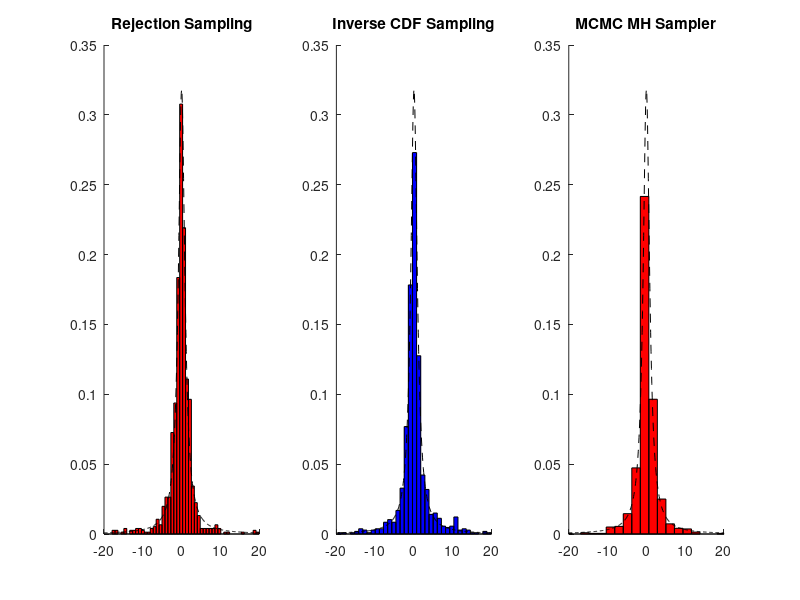

This figure's MATLAB source:
% Nima Ghorbani
% Machine Learing 2 - HW 4
% Goal: sampling from a cauchy distribution
clear all; clc; close all;
rng(100);

nsamples = 1000;

invCauchyCDF = @(x) tan(pi*(x-0.5));
CauchyCDF = @(y) (1/pi)*atan(y) + 0.5;
CauchyPDF = @(y) (1/pi)*(1./(1+y.^2));

%% Rejection sampling on the interval -20 and 20
figure(100);
subplot(131);hold on;title('Rejection Sampling');
samples = zeros(1,nsamples);
sIdx = 1;
while sIdx < nsamples
    xCurrent = -20 + 40*rand;
    if (rand/pi) <= CauchyPDF(xCurrent)
        samples(sIdx) = xCurrent;
        sIdx = sIdx + 1;
    end
end
[bincounts,bincenters] = hist(samples,50);
bincounts = bincounts/diff(bincenters(1:2))/nsamples;
bar(bincenters,bincounts,1,'r');
%histogram(samples,'Normalization','probability')

plot(-20:0.1:20,CauchyPDF(-20:0.1:20),'k--');% theoretical
xlim([-20,20]);
%% Inverse CDF sampling
subplot(132);hold on;title('Inverse CDF Sampling');
samples = rand(1,nsamples);
samples = arrayfun(invCauchyCDF,samples);

[bincounts,bincenters] = hist(samples,nsamples*2);
bincounts = bincounts/diff(bincenters(1:2))/nsamples;
bar(bincenters,bincounts,1,'b');

plot(-20:0.1:20,CauchyPDF(-20:0.1:20),'k--');% theoretical
xlim([-20,20]);
%% Metropolis-Hastings Sampler
subplot(133);hold on;title('MCMC MH Sampler')
proposalDist = @(x,m) (1/sqrt(2*pi))*exp(-0.5*(x-m)^2); % proposal distribution

numThin = 100; % thinning, to get independent samples
samples = zeros(1,nsamples);

for sIdx = 2:nsamples
    xCurrent = normrnd(0,1);%samples(sIdx-1);
    for i = 1:numThin
        xCand = normrnd(xCurrent,1); % normal centered around current x
        alpha = proposalDist(xCurrent,xCand) * CauchyPDF(xCand)/( proposalDist(xCand,xCurrent) * CauchyPDF(xCurrent)); % acceptance ratio
        if alpha >= 1
           xCurrent = xCand;
        elseif rand < alpha
           xCurrent = xCand;
        end
        samples(sIdx) = xCurrent;
    end
end
[bincounts,bincenters] = hist(samples,20);
bincounts = bincounts/diff(bincenters(1:2))/nsamples;
bar(bincenters,bincounts,1,'r');
plot(-20:0.1:20,CauchyPDF(-20:0.1:20),'k--');% theoretical
xlim([-20,20]);

